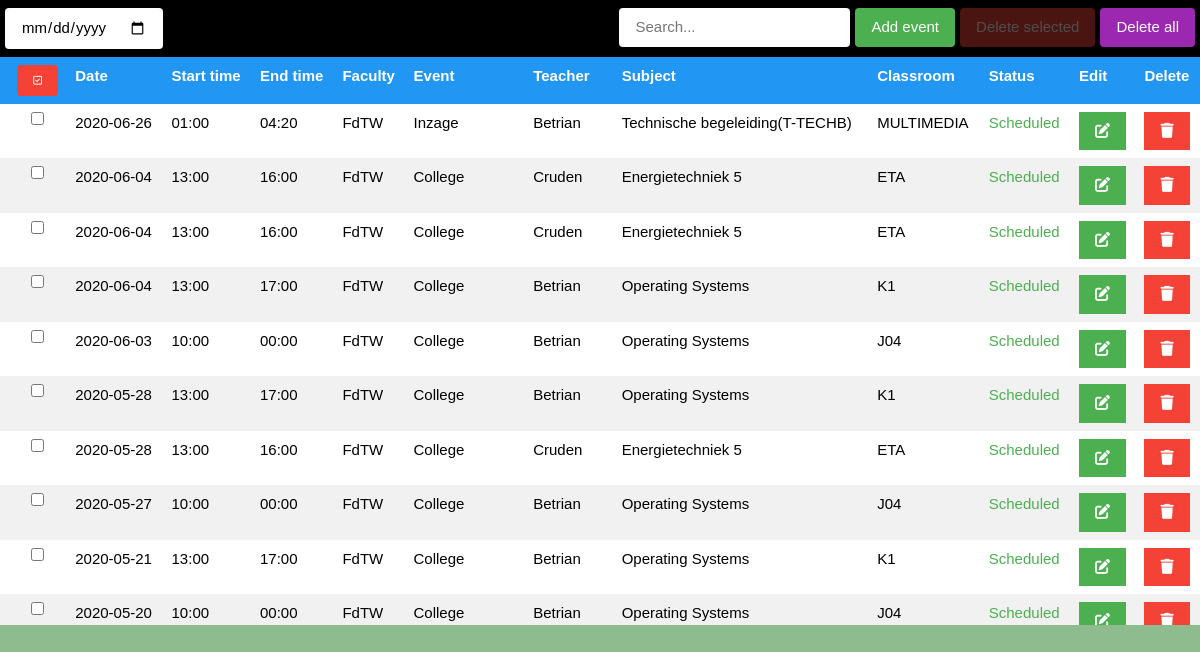
Screenshot of /full-schedule.php with the database file from the repository.
### tables this page shows
CREATE TABLE IF NOT EXISTS `schedule` (
  `ScheduleID` int(11) NOT NULL AUTO_INCREMENT,
  `Start` time NOT NULL,
  `End` time NOT NULL,
  `TeacherID` int(11) NOT NULL,
  `ClassroomID` int(11) NOT NULL,
  `FacultyID` int(11) NOT NULL,
  `EventID` int(11) NOT NULL,
  `SubjectID` int(11) NOT NULL,
  `Status` int(11) NOT NULL COMMENT 'Cancelled? 0 = no 1 = yes',
  `Date` date NOT NULL,
  PRIMARY KEY (`ScheduleID`),
  KEY `FacultyID` (`FacultyID`),
  KEY `schedule_ibfk_3` (`TeacherID`),
  KEY `schedule_ibfk_1` (`EventID`),
  KEY `ClassroomID` (`ClassroomID`),
  KEY `SubjectID` (`SubjectID`)
);

CREATE TABLE IF NOT EXISTS `faculty` (
  `FacultyID` int(11) NOT NULL AUTO_INCREMENT,
  `Faculty_Name` text NOT NULL,
  PRIMARY KEY (`FacultyID`)
);

CREATE TABLE IF NOT EXISTS `event` (
  `EventID` int(11) NOT NULL AUTO_INCREMENT,
  `Event_Name` text NOT NULL,
  PRIMARY KEY (`EventID`)
);

CREATE TABLE IF NOT EXISTS `teacher` (
  `TeacherID` int(11) NOT NULL AUTO_INCREMENT,
  `Teacher_Lastname` text NOT NULL,
  `Teacher_Firstname` text NOT NULL,
  `FacultyID` int(11) NOT NULL,
  PRIMARY KEY (`TeacherID`),
  KEY `teacher_ibfk_1` (`FacultyID`)
);

CREATE TABLE IF NOT EXISTS `subject` (
  `SubjectID` int(11) NOT NULL AUTO_INCREMENT,
  `Subject_Name` text NOT NULL,
  `FacultyID` int(11) NOT NULL DEFAULT 7,
  PRIMARY KEY (`SubjectID`),
  KEY `FacultyID` (`FacultyID`)
);

CREATE TABLE IF NOT EXISTS `classroom` (
  `ClassroomID` int(11) NOT NULL AUTO_INCREMENT,
  `Classroom_Name` text NOT NULL,
  `Capacity` int(11) NOT NULL DEFAULT 30,
  PRIMARY KEY (`ClassroomID`)
);

### full-schedule.php (the view, shortened to what this page needs)
<?php
include 'utilities/db.php';
?>
<!DOCTYPE html>
<html>
<head>
    <link rel="stylesheet" href="w3.css">
    <link rel="stylesheet" href="style.css">
</head>
<body style="height: auto; background-color: darkseagreen;">
    <div class="w3-bar w3-black" style="padding: 8px 0 8px 0 ">
        <input class="w3-bar-item w3-round" type="date" id="date" style="margin-left: 5px;">
        <button id="delete-all-event-btn" data-delete-type="1" class="w3-bar-item w3-button w3-purple w3-round w3-right" style="margin-right: 5px;">Delete all</button>
        <button id="delete-sel-event-btn" data-delete-type="2" class=" w3-bar-item w3-button w3-red w3-round w3-right" disabled style="margin-right: 5px;">Delete selected</button>
        <button id="add-event-btn" class=" w3-bar-item w3-button w3-green w3-round w3-right" style="margin-right: 5px;">Add event</button>
        <input id="scheduleSearch" type="search" class="w3-bar-item w3-search w3-round w3-right" placeholder="Search..." style="margin-right: 5px;"></input>
    </div>
    <div class="w3-white" style="overflow: scroll; max-height: 568px;">
        <table class="w3-table w3-hoverable w3-striped">
            <thead class="w3-blue">
                <tr>
                    <th class="w3-center"><button id="sel-all" class="w3-button w3-tiny w3-round w3-red"><i class="far fa-check-square"></i></button></th>
                    <th>Date</th>
                    <th>Start time</th>
                    <th>End time</th>
                    <th>Faculty</th>
                    <th>Event</th>
                    <th>Teacher</th>
                    <th>Subject</th>
                    <th>Classroom</th>
                    <th>Status</th>
                    <th>Edit</th>
                    <th>Delete</th>
                </tr>
            </thead>
            <tbody id="schedule">
                <?php
                $sql = 'SELECT ScheduleID FROM schedule ORDER BY `Date` DESC,`Start`';
                $result = mysqli_query($conn, $sql);
                $schedule_list = array();
                while ($row = $result->fetch_assoc()) {
                    $ScheduleID = $row['ScheduleID'];
                    array_push($schedule_list, $ScheduleID);
                }
                foreach ($schedule_list as $id) {
                    $sql = 'SELECT `Date`,`Start`,`End`,`Faculty_Name`,`Event_Name`,`Teacher_Lastname`,`Subject_Name`,`Classroom_Name`,`Status`,`ScheduleID`,`Teacher_Firstname` FROM `schedule`,`classroom`,`event`,`teacher`,`subject`,`faculty` WHERE schedule.TeacherID = teacher.TeacherID AND schedule.ClassroomID = classroom.ClassroomID AND schedule.FacultyID = faculty.FacultyID AND schedule.EventID = event.EventID AND schedule.SubjectID = subject.SubjectID AND ScheduleID = ' . $id . ';';
                    if ($result = mysqli_query($conn, $sql)) {
                        if ($row = mysqli_fetch_row($result)) {
                            $start = preg_replace('/:00(?!:00)/', '', '' . $row[1] . '');
                            $end = preg_replace('/:00(?!:00)/', '', $row[2]);
                            $status = ($row[8] == 0) ? '<span class="w3-text-green">Scheduled</span>' : '<span class="w3-text-red">Cancelled</span>';
                            echo
                                '<tr>
                                        <td><input data-id="' . $row[9] . '" class="del-checkbx w3-input w3-large" type="checkbox"></td>
                                        <td class="col-date">' . $row[0] . '</td>
                                        <td class="col-start">' . $start . '</td>
                                        <td class="col-end">' . $end . '</td>
                                        <td class="col-fac">' . $row[3] . '</td>
                                        <td class="col-event">' . $row[4] . '</td>
                                        <td class="col-teach">' . $row[5] . '</td>
                                        <td class="col-subj">' . $row[6] . '</td>
                                        <td class="col-class">' . $row[7] . '</td>
                                        <td class="col-stat">' . $status . '</td>
                                        <td><span data-id="' . $row[9] . '" data-teacher="' . $row[5] . " " . $row[10] . '" class="edit-event-btn w3-button w3-green"><i class="fas fa-edit"></i></span></td>
                                        <td><span data-id="' . $row[9] . '" class="delete-event-btn w3-button w3-red"><i class="fas fa-trash"></i></span></td>
                                    </tr>';
                        }
                    }
                }
                ?>
            </tbody>
        </table>
    </div>
</body>
</html>

### w3.css (style rules this page uses)
*,*:before,*:after { box-sizing:inherit }
html { -ms-text-size-adjust:100%;-webkit-text-size-adjust:100% }
body { margin:0 }
button,input,select,textarea,optgroup { font:inherit;margin:0 }
button,input { overflow:visible }
button,select { text-transform:none }
button,[type=button],[type=reset],[type=submit] { -webkit-appearance:button }
[type=checkbox],[type=radio] { padding:0 }
[type=search] { -webkit-appearance:textfield;outline-offset:-2px }
html,body { font-family:Verdana,sans-serif;font-size:15px;line-height:1.5 }
html { overflow-x:hidden }
.w3-table,.w3-table-all { border-collapse:collapse;border-spacing:0;width:100%;display:table }
.w3-striped tbody tr:nth-child(even) { background-color:#f1f1f1 }
.w3-table td,.w3-table th,.w3-table-all td,.w3-table-all th { padding:8px 8px;display:table-cell;text-align:left;vertical-align:top }
.w3-table th:first-child,.w3-table td:first-child,.w3-table-all th:first-child,.w3-table-all td:first-child { padding-left:16px }
.w3-btn,.w3-button { border:none;display:inline-block;padding:8px 16px;vertical-align:middle;overflow:hidden;text-decoration:none;color:inherit;background-color:inherit;text-align:center;cursor:pointer;white-space:nowrap }
.w3-btn,.w3-button { -webkit-touch-callout:none;-webkit-user-select:none;-khtml-user-select:none;-moz-user-select:none;-ms-user-select:none;user-select:none }
.w3-disabled,.w3-btn:disabled,.w3-button:disabled { cursor:not-allowed;opacity:0.3 }
.w3-input { padding:8px;display:block;border:none;border-bottom:1px solid #ccc;width:100% }
.w3-bar { width:100%;overflow:hidden }
.w3-bar .w3-bar-item { padding:8px 16px;float:left;width:auto;border:none;display:block;outline:0 }
.w3-bar .w3-button { white-space:normal }
.w3-container:after,.w3-container:before,.w3-panel:after,.w3-panel:before,.w3-row:after,.w3-row:before,.w3-row-padding:after,.w3-row-padding:before, .w3-cell-row:before,.w3-cell-row:after,.w3-clear:after,.w3-clear:before,.w3-bar:before,.w3-bar:after { content:"";display:table;clear:both }
.w3-round,.w3-round-medium { border-radius:4px }
.w3-tiny { font-size:10px!important }
.w3-large { font-size:18px!important }
.w3-center { text-align:center!important }
.w3-right { float:right!important }
.w3-blue,.w3-hover-blue:hover { color:#fff!important;background-color:#2196F3!important }
.w3-green,.w3-hover-green:hover { color:#fff!important;background-color:#4CAF50!important }
.w3-purple,.w3-hover-purple:hover { color:#fff!important;background-color:#9c27b0!important }
.w3-red,.w3-hover-red:hover { color:#fff!important;background-color:#f44336!important }
.w3-white,.w3-hover-white:hover { color:#000!important;background-color:#fff!important }
.w3-black,.w3-hover-black:hover { color:#fff!important;background-color:#000!important }
.w3-text-green,.w3-hover-text-green:hover { color:#4CAF50!important }

### rows the page displays
schedule: Date "2020-06-26", Start "01:00", End "04:20", FacultyID.Faculty_Name "FdTW", EventID.Event_Name "Inzage", TeacherID.Teacher_Lastname "Betrian", SubjectID.Subject_Name "Technische begeleiding(T-TECHB)", ClassroomID.Classroom_Name "MULTIMEDIA", Status "Scheduled"
schedule: Date "2020-06-04", Start "13:00", End "16:00", FacultyID.Faculty_Name "FdTW", EventID.Event_Name "College", TeacherID.Teacher_Lastname "Cruden", SubjectID.Subject_Name "Energietechniek 5", ClassroomID.Classroom_Name "ETA", Status "Scheduled"
schedule: Date "2020-06-04", Start "13:00", End "16:00", FacultyID.Faculty_Name "FdTW", EventID.Event_Name "College", TeacherID.Teacher_Lastname "Cruden", SubjectID.Subject_Name "Energietechniek 5", ClassroomID.Classroom_Name "ETA", Status "Scheduled"
schedule: Date "2020-06-04", Start "13:00", End "17:00", FacultyID.Faculty_Name "FdTW", EventID.Event_Name "College", TeacherID.Teacher_Lastname "Betrian", SubjectID.Subject_Name "Operating Systems", ClassroomID.Classroom_Name "K1", Status "Scheduled"
schedule: Date "2020-06-03", Start "10:00", End "00:00", FacultyID.Faculty_Name "FdTW", EventID.Event_Name "College", TeacherID.Teacher_Lastname "Betrian", SubjectID.Subject_Name "Operating Systems", ClassroomID.Classroom_Name "J04", Status "Scheduled"
schedule: Date "2020-05-28", Start "13:00", End "17:00", FacultyID.Faculty_Name "FdTW", EventID.Event_Name "College", TeacherID.Teacher_Lastname "Betrian", SubjectID.Subject_Name "Operating Systems", ClassroomID.Classroom_Name "K1", Status "Scheduled"
schedule: Date "2020-05-28", Start "13:00", End "16:00", FacultyID.Faculty_Name "FdTW", EventID.Event_Name "College", TeacherID.Teacher_Lastname "Cruden", SubjectID.Subject_Name "Energietechniek 5", ClassroomID.Classroom_Name "ETA", Status "Scheduled"
schedule: Date "2020-05-27", Start "10:00", End "00:00", FacultyID.Faculty_Name "FdTW", EventID.Event_Name "College", TeacherID.Teacher_Lastname "Betrian", SubjectID.Subject_Name "Operating Systems", ClassroomID.Classroom_Name "J04", Status "Scheduled"
schedule: Date "2020-05-21", Start "13:00", End "17:00", FacultyID.Faculty_Name "FdTW", EventID.Event_Name "College", TeacherID.Teacher_Lastname "Betrian", SubjectID.Subject_Name "Operating Systems", ClassroomID.Classroom_Name "K1", Status "Scheduled"
schedule: Date "2020-05-20", Start "10:00", End "00:00", FacultyID.Faculty_Name "FdTW", EventID.Event_Name "College", TeacherID.Teacher_Lastname "Betrian", SubjectID.Subject_Name "Operating Systems", ClassroomID.Classroom_Name "J04", Status "Scheduled"
